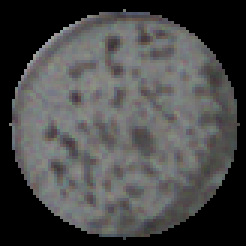
#> input picture manual_annotator/data/Curie/extra/6_H11.png, 82 x 82 px, given in place of well_0_3_cropped.chosen_hull.cropped.png, which was not available (shown 3 times larger)
$ jupyter execute --allow-errors skimage.ipynb
#> lines starting #> are read from the running program, lines starting #| are printed output that depends on the picture; after the words box and inside, x2 and y2 are one past the last pixel; in counts of white or black regions, pixels touching at a corner belong together; pictures that were not available may be replaced by others from this repository, and a replacement may not be noted
[cell 1]
import matplotlib.pyplot as plt
import cv2

import skimage
from skimage import data, io
from skimage.exposure import rescale_intensity

import numpy as np

[cell 2]
from skimage.measure import label, regionprops_table, regionprops
import pandas as pd

def get_nb_black_pixels_in_image(image):
    return np.count_nonzero(image == 0)

def read_image(path):
    image = cv2.imread(path)
#> image is the input picture: shape (82, 82, 3); mean B, G, R 72.5, 72.9, 72.9
    return cv2.cvtColor(image, cv2.COLOR_BGR2GRAY)
#> in infer_condensation, `_, image_with_condensation_binary = cv2.threshold(image_with_condensat..`: image_with_condensation_binary: shape (82, 82); every value is 0
#> in infer_condensation, `pixels_on_the_condensation = np.where(pixels_on_the_condensation==0, 2..`: pixels_on_the_condensation: shape (82, 82); every value is 255

def find_medium_sized_hull_or_larger(image):
    contours, _ = cv2.findContours(image, cv2.RETR_LIST, cv2.CHAIN_APPROX_NONE)
#> contours = 1 contour; box (x1, y1, x2, y2) and area: (0, 0, 82, 82) 6561
    hulls = [cv2.convexHull(contour, False) for contour in contours]
#> hulls = [[[81, 0], [81, 81], [0, 81], [0, 0]]]
    hulls_areas = [cv2.contourArea(hull) for hull in hulls]
#> hulls_areas = [6561]

    medium_sized_hulls = [hull for hull, area in zip(hulls, hulls_areas) if 5*5 <= area <= 50*50]
#> medium_sized_hulls = []
    medium_sized_hulls_areas = [cv2.contourArea(hull) for hull in medium_sized_hulls]
#> medium_sized_hulls_areas = []

    return medium_sized_hulls, medium_sized_hulls_areas


def infer_condensation(path):
    image_with_condensation = read_image(path)
    image_with_condensation = np.where(image_with_condensation==255, 0, image_with_condensation)
    _, image_with_condensation_binary = cv2.threshold(image_with_condensation, 190, 255, cv2.THRESH_BINARY)

    pixels_on_the_condensation = cv2.bitwise_and(image_with_condensation, image_with_condensation_binary)
    pixels_on_the_condensation = np.where(pixels_on_the_condensation==0, 255, pixels_on_the_condensation)
    pixels_on_the_condensation = np.where(pixels_on_the_condensation<255, 0, pixels_on_the_condensation)

    medium_sized_hulls, medium_sized_hulls_area = find_medium_sized_hull_or_larger(pixels_on_the_condensation)
#> medium_sized_hulls = []; medium_sized_hulls_area = []

    image_with_big_blank_hulls_only = image_with_condensation_binary.copy()
    image_with_big_blank_hulls_only[:] = 255
    cv2.drawContours(image_with_big_blank_hulls_only, medium_sized_hulls, -1, (0,255,0), thickness=cv2.FILLED)

    label_img = label(image_with_big_blank_hulls_only)
#> label_img: shape (82, 82) int64; every value is 1
    regions = regionprops(label_img)
#> regions = 1 regions; box (x1, y1, x2, y2) and area: (0, 0, 82, 82) 6724

    has_circle_like_

    for region in regions:
        print(region["eccentricity"])


    circles=cv2.HoughCircles(pixels_on_the_condensation,cv2.HOUGH_GRADIENT,1,20,param1=40, param2=70,minRadius=10,maxRadius=0)
    display(circles)

    nb_black_pixels_in_image = get_nb_black_pixels_in_image(pixels_on_the_condensation)

    if nb_black_pixels_in_image == 0:
        print("CONDENSATION")
    else:
        print("NO CONDENSATION")

    fig, axes = plt.subplots(nrows=2, ncols=2, sharex=True, sharey=True, figsize=(10, 10))
    ax = axes.ravel()
    ax[0].imshow(cv2.cvtColor(image_with_condensation, cv2.COLOR_GRAY2BGR))
    ax[1].imshow(cv2.cvtColor(pixels_on_the_condensation, cv2.COLOR_GRAY2BGR))
    ax[2].imshow(cv2.cvtColor(image_with_big_blank_hulls_only, cv2.COLOR_GRAY2BGR))
    ax[3].imshow(label_img)
    fig.tight_layout()
    plt.show()

#> (the rest of this cell did not finish here and is left out)

[cell 3]
# from http://www.geekviewpoint.com/python/dynamic_programming/lds

#=======================================================================
# Author: Isai Damier
# Title: Longest Decreasing Subsequence
# Project: geekviewpoint
# Package: algorithms
#
# Statement:
#   Given a sequence of numbers, find a longest decreasing subsequence.
#
#
#  Time Complexity: O(n^2)
#
# Sample Input: [5,0,3,2,1,8]
# Sample Output: [5,3,2,1]
#
# DEFINITION OF SUBSEQUENCE:
#   A sequence is a particular order in which related objects follow
#   each other (e.g. DNA, Fibonacci). A sub-sequence is a sequence
#   obtained by omitting some of the elements of a larger sequence.
#
#   SEQUENCE       SUBSEQUENCE     OMISSION
#   [3,1,2,5,4]     [1,2]            3,5,4
#   [3,1,2,5,4]     [3,1,5]          2,4
#
#   SEQUENCE       NOT SUBSEQUENCE   REASON
#   [3,1,2,5,4]     [4,2,5]           4 should follow 5
#
# STRATEGY:
#   Illustrating by finding
#   a longest decreasing subsequence of [5,0,3,2,1,8]:
#
#   - Start by finding all subsequences of size 1: [5],[0],[3],[2],[1],[8];
#     each element is its own decreasing subsequence.
#
#   - Since we already have the solutions for the size 1 subsequences,
#     we can use them in solving for the size two subsequences. For
#     instance, we already know that 5 is the smallest element of a
#     decreasing subsequence of size 1, i.e. the subsequence [5].
#     Therefore, all we need to get a subsequence of size 2 is add an
#     element smaller than 5 to [5]: [5,0], [5,3], [5,2], [5,1];
#     [3,2], [3,1], [2,1].
#
#   - Now we use the size 2 solutions to get the size 3 solutions:
#     [5,3,2], [5,3,1], [3,2,1]
#
#   - Then we use the size 3 solutions to get the size 4 solutions:
#     [5,3,2,1]. Since there are no size 5 solutions, we are done.
#
# SUMMARY:
#   Instead of directly solving the big problem, we solved a smaller
#   version and then 'copied and pasted' the solution of the subproblem
#   to find the solution to the big problem. To make the 'copy and paste'
#   part easy, we use a table (i.e. list) to track the subproblems
#   and their solutions. This strategy as a whole is called Dynamic
#   Programming. The tabling part is known as memoization, which means
#   writing memo.
#
#   To recognize whether you can use dynamic programming on a problem,
#   look for the following two traits: optimal substructures and
#   overlapping subproblems.
#
#   Optimal Substructures: the ability to 'copy and paste' the solution
#     of a subproblem plus an additional trivial amount of work so to
#     solve a larger problem. For example, we were able to use [5,3]
#     itself an optimal solution to the problem [5,0,3] to get [5,3,2]
#     as an optimal solution to the problem [5,0,3,2].
#
#   Overlapping Subproblems: Okay. So in our approach the solution grew
#     from left to right: [5] to [5,3] to [5,3,2] etc. But in reality
#     we could have solved the problem using recursion trees so that
#     for example [5,3] could be reached either from [5] or from [3].
#     That wouldn't really be a problem except we would be solving for
#     [5,3] more than once. Any time a recursive solution would lead to
#     such overlaps, the bet is dynamic programming is the way to go.
#
#          [5]                 [3]
#         / | \               / | \
#        /  |  \             /  |  \
#       /   |   \           /   |   \
#   [5,0] [5,3] [5,2]   [5,3] [3,2] [3,1]
#
# NOTE:
# Dynamic Programming = Optimal Substructures + Overlapping Subproblems
# Divide and Conquer = Optimal Substructures - Overlapping Subproblems
#   see merge sort: http://www.geekviewpoint.com/python/sorting/mergesort
#
# Alternate coding: Not really much difference here, just another code
#   that some readers will find more intuitive:
#
#      m = [1] * len( A )
#
#      for x in range(len(A)):
#        for y in range(x):
#         if m[y] >= m[x] and A[y] > A[x]:
#           m[x]+=1
#
#      max_value = max(m)
#
#      result = []
#      for i in range(m-1,-1,-1):
#        if max == m[i]:
#          result.append(A[i])
#          max-=1
#
#      result.reverse()
#      return result
#=======================================================================

def LDS(A, accept_equals=False):
    m = [0] * len( A ) # starting with m = [1] * len( A ) is not necessary
    for x in range( len( A ) - 2, -1, -1 ):
        for y in range( len( A ) - 1, x, -1 ):
            if m[x] <= m[y] and (A[x] > A[y] or (accept_equals and A[x] >= A[y])):
                m[x] = m[y] + 1 # or use m[x]+=1
    max_value = max( m ) + int(accept_equals)
    return max_value

[cell 4]
import imutils


def get_nb_of_black_pixels_in_each_row (image):
    nb_of_black_pixels_in_each_row = []
    for row in image:
        nb_of_black_pixels = np.count_nonzero(row == 0)
        nb_of_black_pixels_in_each_row.append(nb_of_black_pixels)
    return nb_of_black_pixels_in_each_row

def get_probability_of_condensation_of_single_image(image):
    nb_of_black_pixels_in_each_row = get_nb_of_black_pixels_in_each_row(image)

    # discretize the values
    nb_of_black_pixels_in_each_row = [int(nb/3)*3 for nb in nb_of_black_pixels_in_each_row]

    # remove zero values
    nb_of_black_pixels_in_each_row = [nb for nb in nb_of_black_pixels_in_each_row if nb>0]
    nb_of_rows_with_black_pixels = len(nb_of_black_pixels_in_each_row)

    if nb_of_rows_with_black_pixels == 0:
        return 0.0

    lds = LDS(nb_of_black_pixels_in_each_row)
    lnis = LDS(nb_of_black_pixels_in_each_row, accept_equals=True)

# [4 lines of commented-out code are left out]

    not_many_decreasing = lds/lnis < 0.4
    if not_many_decreasing:
        return 0.0

    return lnis / nb_of_rows_with_black_pixels


def get_probability_of_condensation(image, hull):
    image_with_hulls  = image.copy()
    image_with_hulls[:] = 255
    cv2.drawContours(image_with_hulls, [hull], -1, 0, -1)

    probabilities_rotated_image = []
    for angle in np.arange(0, 360, 1):
        rotated = imutils.rotate(image_with_hulls, angle)

        #TODO: fix black edges

        cv2.imshow("Rotated (Problematic)", rotated)
        cv2.waitKey(0)
        probabilities_rotated_image.append(get_probability_of_condensation_of_single_image(rotated))

    return max(probabilities_rotated_image)


def infer_condensation(path):
    # TODO: rotate the image in all angles, and search for condensation
    # TODO: add area constraint
    image = read_image(path)
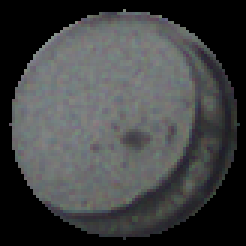
#> input picture manual_annotator/data/Curie/extra/9_H11.png, 82 x 82 px, given in place of well_0_7_cropped.chosen_hull.cropped.png, which was not available (shown 3 times larger)
#> in read_image, image is the input picture: shape (82, 82, 3); mean B, G, R 67.4, 66.9, 65.3
    _, image_binarised = cv2.threshold(image, 120, 255, cv2.THRESH_BINARY)
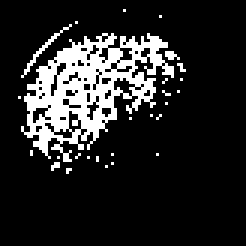
#> image_binarised: shape (82, 82) (shown 3 times larger); 14.9% white in thin lines or dots, all inside (x1, y1, x2, y2) = (6, 3, 62, 58)
    io.imshow(image_binarised)
    nb_of_black_pixels_in_each_row = get_nb_of_black_pixels_in_each_row(image_binarised)
#> the loop in get_nb_of_black_pixels_in_each_row, `for row in image:` made 82 passes
#> nb_of_black_pixels on passes 1 to 12: 82, 82, 82, 81, 82, 81, 82, 81, 81, 80, 81, 76
#> after the loop in get_nb_of_black_pixels_in_each_row, `for row in image:`: nb_of_black_pixels_in_each_row = 82 values, max 82 at index 0, min 44 at index 24, mean 69.77

    # TODO: remove lines with few black pixels from each filled contour, not the whole image
    for index_row, nb_of_black_pixels in enumerate(nb_of_black_pixels_in_each_row):
        if nb_of_black_pixels <= 3:
            image_binarised[index_row,:] = 255
#> this loop made 82 passes
    contours, _ = cv2.findContours(image_binarised, cv2.RETR_LIST, cv2.CHAIN_APPROX_NONE)
#> contours = 86 contours, 81 with area under 20; largest, box (x1, y1, x2, y2) and area: (7, 11, 58, 54) 1012, (37, 25, 46, 33) 32, (22, 36, 28, 45) 27, (10, 35, 17, 42) 22, (39, 15, 45, 21) 20
    hulls = [cv2.convexHull(contour, False) for contour in contours]
#> hulls = 86 contours, 78 with area under 20; largest, box (x1, y1, x2, y2) and area: (7, 11, 58, 54) 1453, (37, 25, 46, 33) 38, (7, 8, 24, 26) 32, (22, 36, 28, 45) 30, (10, 35, 17, 42) 24, (39, 15, 45, 21) 23, (28, 33, 34, 41) 22, (17, 42, 25, 47) 20
    hulls_areas = [cv2.contourArea(hull) for hull in hulls]
#> hulls_areas = 86 values, max 1453 at index 81, min 0 at index 1, mean 22.41

    medium_sized_hulls = [hull for hull, area in zip(hulls, hulls_areas) if 5*5 <= area <= 50*50]
#> medium_sized_hulls = 4 contours; box (x1, y1, x2, y2) and area: (7, 11, 58, 54) 1453, (37, 25, 46, 33) 38, (7, 8, 24, 26) 32, (22, 36, 28, 45) 30
    medium_sized_hulls_areas = [cv2.contourArea(hull) for hull in medium_sized_hulls]
#> medium_sized_hulls_areas = [29.5, 38, 1453, 31.5]


    probability_of_condensation_for_each_hull = [0.0] + [get_probability_of_condensation(image, hull) for hull in medium_sized_hulls]
#> in get_probability_of_condensation, `cv2.drawContours(image_with_hulls, [hull], -1, 0, -1)`:
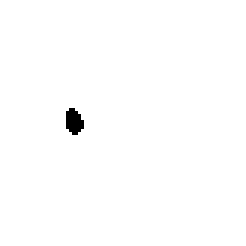
#> image_with_hulls: shape (82, 82) (shown 3 times larger); 99.4% white; 1 black region, box (x1, y1, x2, y2) and area: (22, 36, 28, 45) 40
#> the loop in get_probability_of_condensation, `for angle in np.arange(0, 360, 1):` made 360 passes
#> (nb_of_rows_with_black_pixels in get_probability_of_condensation_of_single_image, lds in get_probability_of_condensation_of_single_image, lnis in get_probability_of_condensation_of_single_image, not_many_decreasing in get_probability_of_condensation_of_single_image) on passes 7 to 9: (27, 4, 23, True), (34, 5, 29, True), (39, 5, 33, True)
#> pass 3, in get_probability_of_condensation, `rotated = imutils.rotate(image_with_hulls, angle)`:
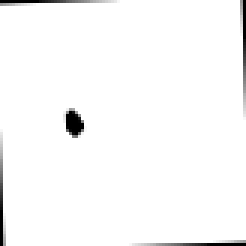
#> rotated: shape (82, 82) (shown 3 times larger); min 0, max 255, mean 249.2
#> after the loop in get_probability_of_condensation, `for angle in np.arange(0, 360, 1):`:
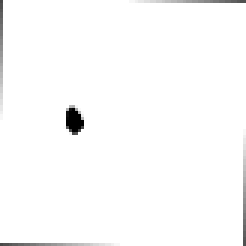
#> rotated: shape (82, 82) (shown 3 times larger); min 0, max 255, mean 251.3
#> in get_probability_of_condensation (call 2), `cv2.drawContours(image_with_hulls, [hull], -1, 0, -1)`:
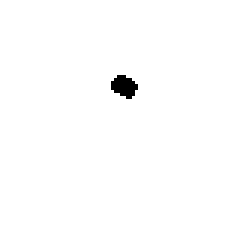
#> image_with_hulls: shape (82, 82) (shown 3 times larger); 99.3% white; 1 black region, box (x1, y1, x2, y2) and area: (37, 25, 46, 33) 49
#> in get_probability_of_condensation (call 3), `cv2.drawContours(image_with_hulls, [hull], -1, 0, -1)`:
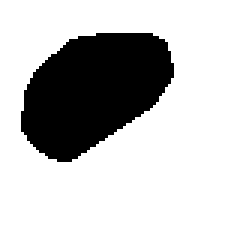
#> image_with_hulls: shape (82, 82) (shown 3 times larger); 77.4% white; 1 black region, box (x1, y1, x2, y2) and area: (7, 11, 58, 54) 1517
#> the loop in get_probability_of_condensation (call 3), `for angle in np.arange(0, 360, 1):` made 360 passes
#> pass 3, in get_probability_of_condensation (call 3), `rotated = imutils.rotate(image_with_hulls, angle)`:
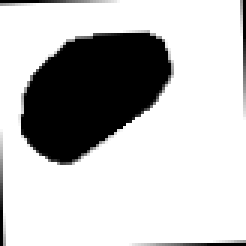
#> rotated: shape (82, 82) (shown 3 times larger); min 0, max 255, mean 193.2
#> after the loop in get_probability_of_condensation (call 3), `for angle in np.arange(0, 360, 1):`:
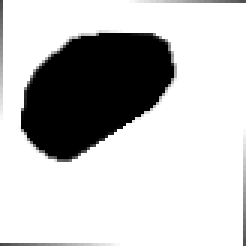
#> rotated: shape (82, 82) (shown 3 times larger); min 0, max 255, mean 195.3
#> in get_probability_of_condensation (call 4), `cv2.drawContours(image_with_hulls, [hull], -1, 0, -1)`:
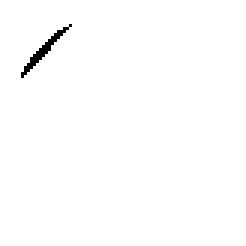
#> image_with_hulls: shape (82, 82) (shown 3 times larger); 99.2% white; black in thin lines or dots, all inside (x1, y1, x2, y2) = (7, 8, 24, 26)
    return max(probability_of_condensation_for_each_hull)

# [19 lines of commented-out code are left out]

infer_condensation("/home/leandro/git/amygda/examples/condensation/debug_images/well_0_7_cropped.chosen_hull.cropped.png")

[cell 5]
import cv2
import numpy as np


def detect(image):
    contours, hierarchies = cv2.findContours(image, cv2.RETR_LIST, cv2.CHAIN_APPROX_NONE)
#     hulls = [cv2.convexHull(contour, False) for contour in contours]
#     contours = hulls
    medium_sized_contours = [cnt for cnt in contours if 5*5 <= cv2.contourArea(cnt) <= 50*50]

    for cnt in medium_sized_contours:
        cnt_len = cv2.arcLength(cnt, True)
        cnt = cv2.approxPolyDP(cnt, 0.1*cnt_len, True)
        if len(cnt) == 3 and cv2.isContourConvex(cnt):
            # print(f"cnt: {cnt}")
            return True
#> this loop made 2 passes
    return False

def read_image(path):
    image = cv2.imread(path)
    return cv2.cvtColor(image, cv2.COLOR_BGR2GRAY)

# [43 lines of commented-out code are left out]

def infer_condensation(path):
    image = read_image(path)
    _, image_binarised = cv2.threshold(image, 120, 255, cv2.THRESH_BINARY)
    # io.imshow(image_binarised)
    return detect(image_binarised)

# [11 lines of commented-out code are left out]


#> (the rest of this cell did not finish here and is left out)
